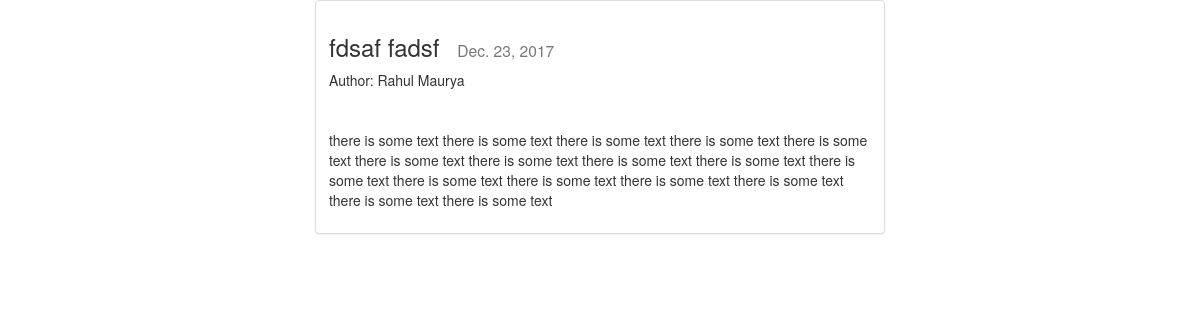
Screenshot of /posts/8/ with the database file from the repository.
### posts/models.py (models this page shows, shortened)
class post(models.Model):
	user=models.ForeignKey(settings.AUTH_USER_MODEL, default=1)
	title=models.CharField(max_length=120)
	slug = models.SlugField(unique=True)
	image=models.ImageField(upload_to=upload_location,
		null=True,
		blank=True,
		width_field="width_field",
		height_field="height_field"
		)
	height_field=models.IntegerField(default=0)
	width_field=models.IntegerField(default=0)
	content=models.TextField()
	draft=models.BooleanField(default=False)
	publish=models.DateField(auto_now=False,auto_now_add=False)
	update=models.DateTimeField(auto_now=True,auto_now_add=False)
	timestamp=models.DateTimeField(auto_now=False,auto_now_add=True)
	class Meta:
		ordering=["-timestamp","-update"]
	objects=PostManager()

### posts/views.py (the view)
# urls.py: url(r'^(?P<id>\d+)/$', read,name="detail"),
def read(request,id):
	instance=get_object_or_404(post,id=id)
	context={
			"title":"User",
			"instance" : instance,
		}
	return render(request,"post_list.html",context)

### posts/models.py (called while the page is built)
	def all(self, *args,**kwargs):
		return super(PostManager,self).filter(draft=False).filter(publish__lte=timezone.now())

### templates/post_list.html (shortened to what this page needs)
{% extends "base.html" %}
{% block body %}
	<div class="col-sm-6 col-sm-offset-3">
	<div class="row">
	<div class="col-sm-12">
    <div class="thumbnail">
      <div class="caption">
        <h3 >{{instance.title}} &nbsp<small> {% if instance.draft %} <span style="color:red;">Draft : </span>{%endif%}{{instance.publish}} </small> </h3>
        {% if instance.user.get_full_name %}
        <p>Author: {{instance.user.get_full_name}}</p>
        {% endif %}
        <p>{{instance.content | linebreaks   }}</p>
      </div>
    </div>
  </div>
	</div>
	</div>
{% endblock %}

### rows the page displays
post: title "fdsaf fadsf", publish "Dec. 23, 2017", user.get_full_name "Rahul Maurya", content "there is some text there is some text there is some text there is some text there is some text there is some text there is some text there is some text there is some text there is some text there is some text there is some text there is some text there is some text there is some text there is some text"
